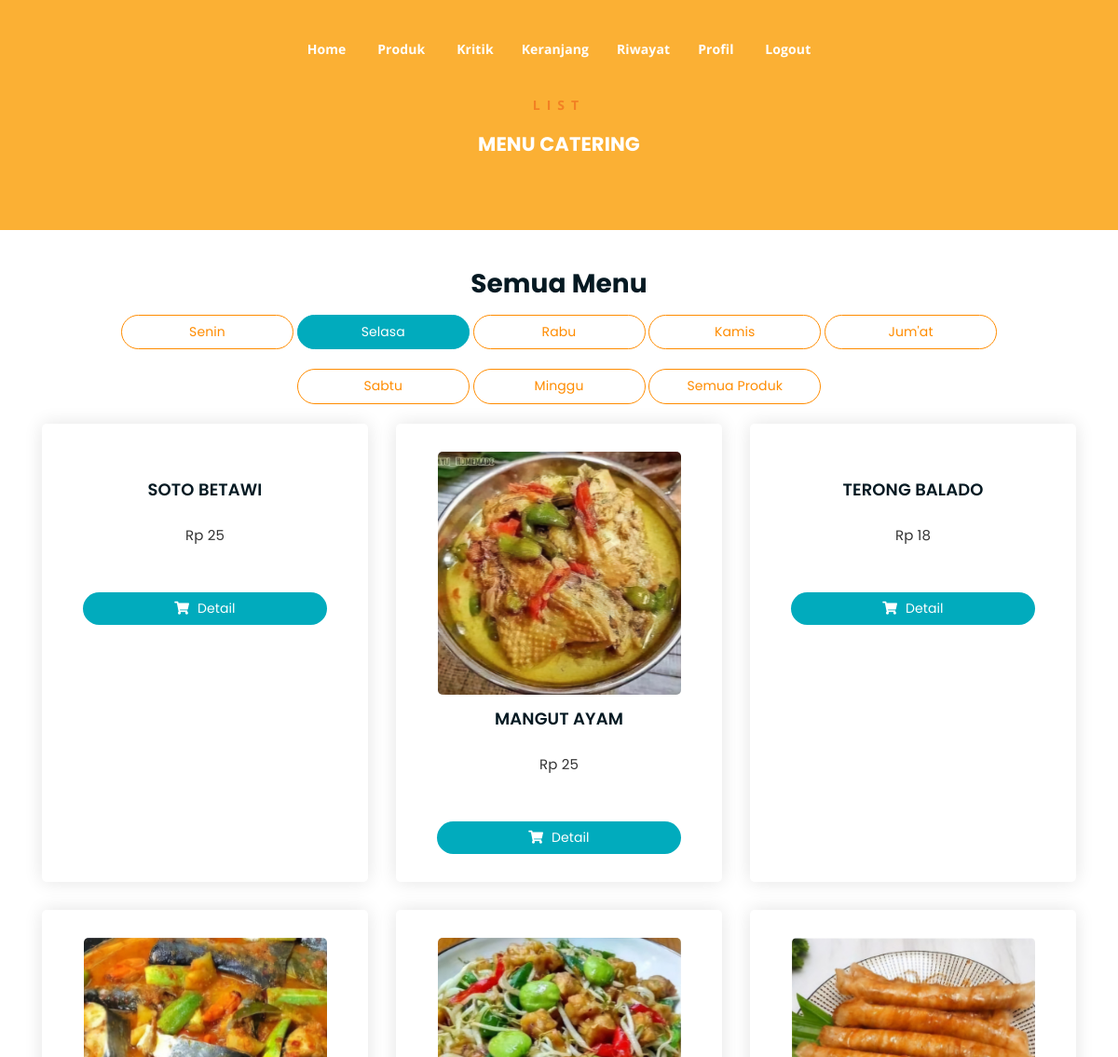
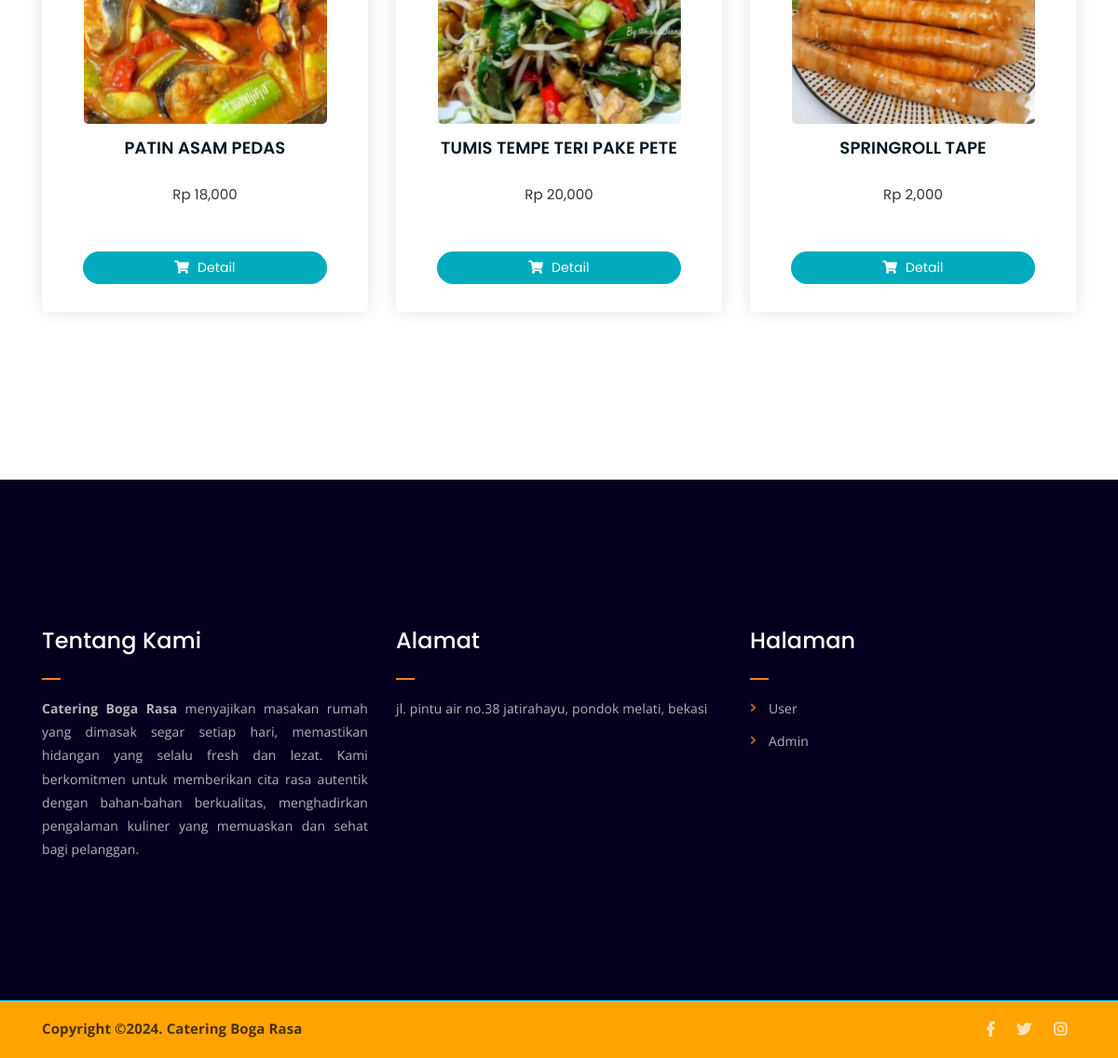
/menu-selasa.php (signed in), run on the app's committed database (2 pictures, top to bottom).
### tables this page shows
CREATE TABLE `promosi` (
  `id_promosi_produk` int(11) NOT NULL,
  `id_produk` varchar(55) NOT NULL,
  `promo_lama` varchar(55) NOT NULL,
  `promo_baru` varchar(55) NOT NULL
);

CREATE TABLE `produk` (
  `id` int(11) NOT NULL,
  `id_produk` varchar(11) NOT NULL,
  `nama_produk` varchar(55) NOT NULL,
  `gambar` varchar(55) NOT NULL,
  `harga` varchar(55) NOT NULL,
  `deskripsi` varchar(1000) NOT NULL,
  `menu_hari` varchar(111) NOT NULL
);

### menu-selasa.php (the view, shortened to what this page needs)
<?php
require('./app/database/db.php');
$status_user = $_SESSION['user']['status'];
?>
<!DOCTYPE html>
<html lang="en">
<head>
	<link rel="stylesheet" href="assets/css/all.min.css">
	<link rel="stylesheet" href="assets/bootstrap/css/bootstrap.min.css">
	<link rel="stylesheet" href="assets/css/owl.carousel.css">
	<link rel="stylesheet" href="assets/css/magnific-popup.css">
	<link rel="stylesheet" href="assets/css/animate.css">
	<link rel="stylesheet" href="assets/css/meanmenu.min.css">
	<link rel="stylesheet" href="assets/css/main.css">
	<link rel="stylesheet" href="assets/css/responsive.css">
</head>
<body>
	<?php include('./include/nav.php') ?>
	<div class="breadcrumb-section breadcrumb-bg">
		<div class="container">
			<div class="row">
				<div class="col-lg-8 offset-lg-2 text-center">
					<div class="breadcrumb-text">
						<p>LIST</p>
						<h4 style="color: #fff;">MENU CATERING</h4>
					</div>
				</div>
			</div>
		</div>
	</div>
	<div class="product-section mt-5 mb-150">
		<div class="container">
			<h3 class="text-center">Semua Menu</h3>
		<div class="text-center tag">
				<a href="menu-senin.php" class="cart-btn mb-4 col-md-2 text-center">Senin</a>
				<a href="produk.php" class="aktif cart-btn mb-4 col-md-2 text-center">Selasa</a>
				<a href="menu-rabu.php" class="cart-btn mb-4 col-md-2 text-center">Rabu</a>
				<a href="menu-kamis.php" class="cart-btn mb-4 col-md-2 text-center">Kamis</a>
				<a href="menu-jumat.php" class="cart-btn mb-4 col-md-2 text-center">Jum'at</a>
				<a href="menu-sabtu.php" class="cart-btn mb-4 col-md-2 text-center">Sabtu</a>
				<a href="menu-minggu.php" class="cart-btn mb-4 col-md-2 text-center">Minggu</a>
				<a href="produk.php" class="cart-btn mb-4 col-md-2 text-center">Semua Produk</a>
			</div>
		<div class="row">
			<?php
				$produk = mysqli_query($conn, "SELECT * FROM produk LEFT JOIN promosi ON produk.id_produk = promosi.id_produk  WHERE produk.menu_hari = 'Selasa'");
				while ($p = mysqli_fetch_array($produk)) {
			?>
			<a href="produk-detail.php?id_produk=<?= $p['id_produk']?>">
				<div class="col-lg-4 col-md-6 text-center card">
					<div class="single-product-item" style="height: 100%;">
						<div class="product-image">
							<img src="app/admin/foto/<?= $p['gambar'] ?>" alt="">
						</div>
						<h3><?php echo $p['nama_produk'] ?></h3>
							<p class="product-price"><span>Rp <?php echo number_format($p['harga']) ?></span></p>
								<?php if($status_user == 'Pelanggan Lama'){
										if($p['promo_lama'] == 0){
								?>
										<p class="product-price"><span style="color: #fff;">x</span></p>
								<?php } else { ?>
										<p class="product-price"><span style="color: tomato;">Diskon <?php echo $p["promo_lama"] ?>%</span></p>
								<?php }}?>
						<a href="produk-detail.php?id_produk=<?= $p['id_produk']?>" class="cart-btn"><i class="fas fa-shopping-cart"></i> Detail</a>
					</div>
				</div>
				</a>
			<?php } ?>
			</div>
		</div>
	</div>
	<?php include('./include/footer.php') ?>
</body>
</html>

### assets/css/main.css (style rules this page uses)
html { font-size: 14px; font-weight: 400; line-height: 28px; height: 100%; }
body { font-family: "Open Sans", sans-serif; font-weight: 400; font-size: 1rem; letter-spacing: 0.1px; line-height: 1.8; color: #051922; overflow-x: hidden; }
body img { max-width: 100%; }
a { cursor: pointer; text-decoration: none; -webkit-transition: all 0.2s ease-in-out; -o-transition: all 0.2s ease-in-out; transition: all 0.2s ease-in-out; }
h1, .h1, h2, .h2, h3, .h3, h4, .h4, h5, .h5, h6, .h6 { font-family: "Poppins", sans-serif; font-weight: 700; margin: 0 0 1.25rem 0; color: #051922; }
h1:last-child, .h1:last-child, h2:last-child, .h2:last-child, h3:last-child, .h3:last-child, h4:last-child, .h4:last-child, h5:last-child, .h5:last-child, h6:last-child, .h6:last-child { margin: 0; }
h3, .h3 { font-size: 2rem; font-weight: 700; line-height: 2.25rem; }
h4, .h4 { font-size: 1.5rem; font-weight: 700; line-height: 1.75rem; }
p { font-family: "Open Sans", sans-serif; font-weight: 400; font-size: 1rem; letter-spacing: 0.1px; line-height: 1.8; color: #051922; margin: 0 0 1.25rem 0; }
p:last-child { margin: 0; }
.mb-150 { margin-bottom: 150px; }
a.boxed-btn, a.cart-btn, button.cart-btn { border-radius: 30px; border: none; }
.breadcrumb-text p { color: #f28123; font-weight: 700; text-transform: uppercase; letter-spacing: 7px; }
.breadcrumb-section { padding: 80px 0; background-size: cover; background-position: center center; position: relative; z-index: 1; background-attachment: fixed; padding-top: 100px; color: #000; }
.breadcrumb-section:after { position: absolute; left: 0; top: 0; width: 100%; height: 100%; content: ""; background-color: #fa9d02; color: #000; z-index: -1; opacity: 0.8; }
.product-image img { -webkit-transition: 0.3s; -o-transition: 0.3s; transition: 0.3s; }
a.cart-btn { -webkit-transition: 0.2s; -o-transition: 0.2s; transition: 0.2s; }
.single-product-item { -webkit-transition: 0.1s; -o-transition: 0.1s; transition: 0.1s; }
html, body { height: 100%; }
.single-product-item { margin-bottom: 30px; }
.product-image { padding: 30px; padding-bottom: 0; }
.product-image img { width: 90%; border-radius: 5px; margin-bottom: 10px; }
.single-product-item h3 { font-size: 18px; font-weight: 600; margin-bottom: 10px; }
.single-product-item p { margin: 0; padding: 0; }
p.product-price { font-family: "Poppins", sans-serif; font-size: 15px; font-weight: 700; margin-top: 20px; margin-bottom: 1px; color: #000000; }
p.product-price span { display: block; opacity: 0.8; font-size: 15px; font-weight: 400; }
a.cart-btn { font-family: "Poppins", sans-serif; display: inline-block; background-color: #01abbd; color: #fff; padding: 5px 0px; width: 75%; }
a.cart-btn i { margin-right: 5px; }
.single-product-item { -webkit-box-shadow: 0 0 20px #e4e4e4; box-shadow: 0 0 20px #e4e4e4; padding-bottom: 30px; border-radius: 5px; }

### menu-selasa.php (style rules this page uses)
.card { border: none; }
.tag .cart-btn { border: 1px solid darkorange; background: none; color: darkorange; }
.container .aktif { background-color: #01abbd; border-color: #01abbd ; color: white; }

### data on the page
promosi: produk.nama_produk "SOTO BETAWI", produk.harga "25"
promosi: produk.gambar (picture), produk.nama_produk "MANGUT AYAM", produk.harga "25"
promosi: produk.nama_produk "TERONG BALADO", produk.harga "18"
promosi: produk.gambar (picture), produk.nama_produk "PATIN ASAM PEDAS", produk.harga "18,000"
promosi: produk.gambar (picture), produk.nama_produk "TUMIS TEMPE TERI PAKE PETE", produk.harga "20,000"
promosi: produk.gambar (picture), produk.nama_produk "SPRINGROLL TAPE", produk.harga "2,000"
